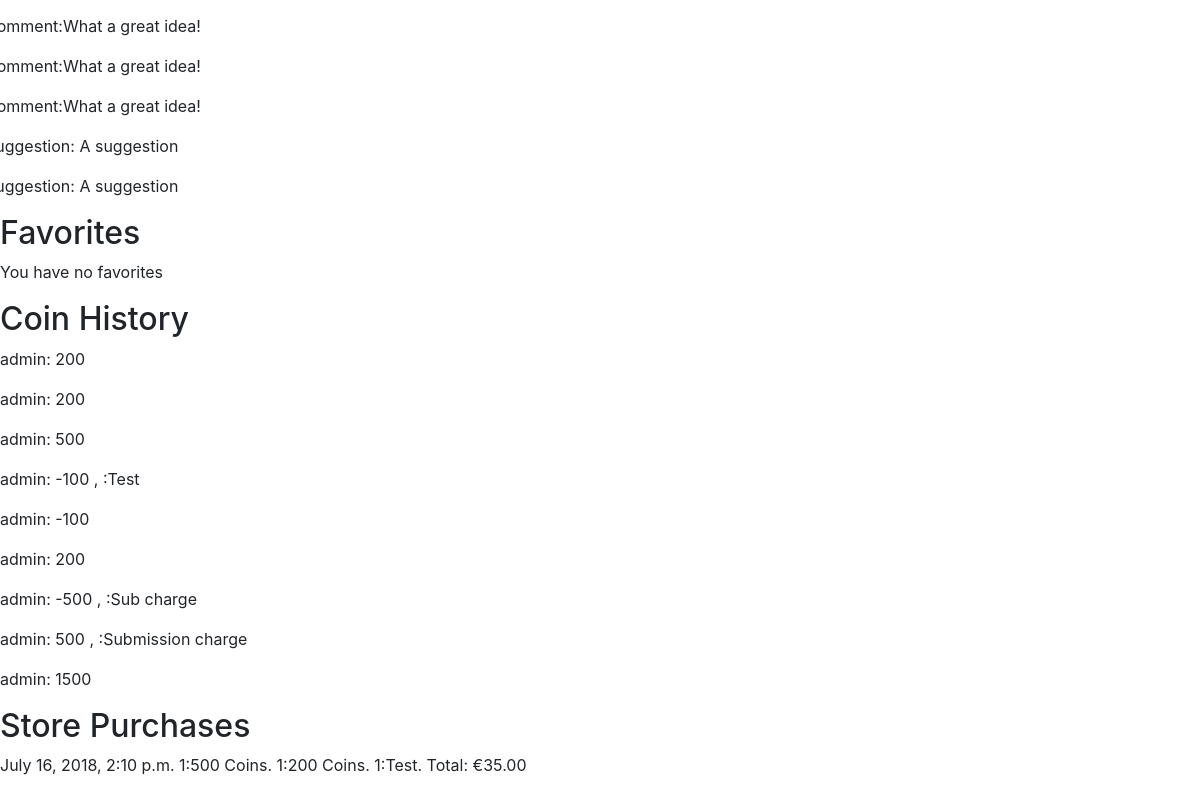
The page /user/1 (signed in, lower part) on the database as committed earlier.
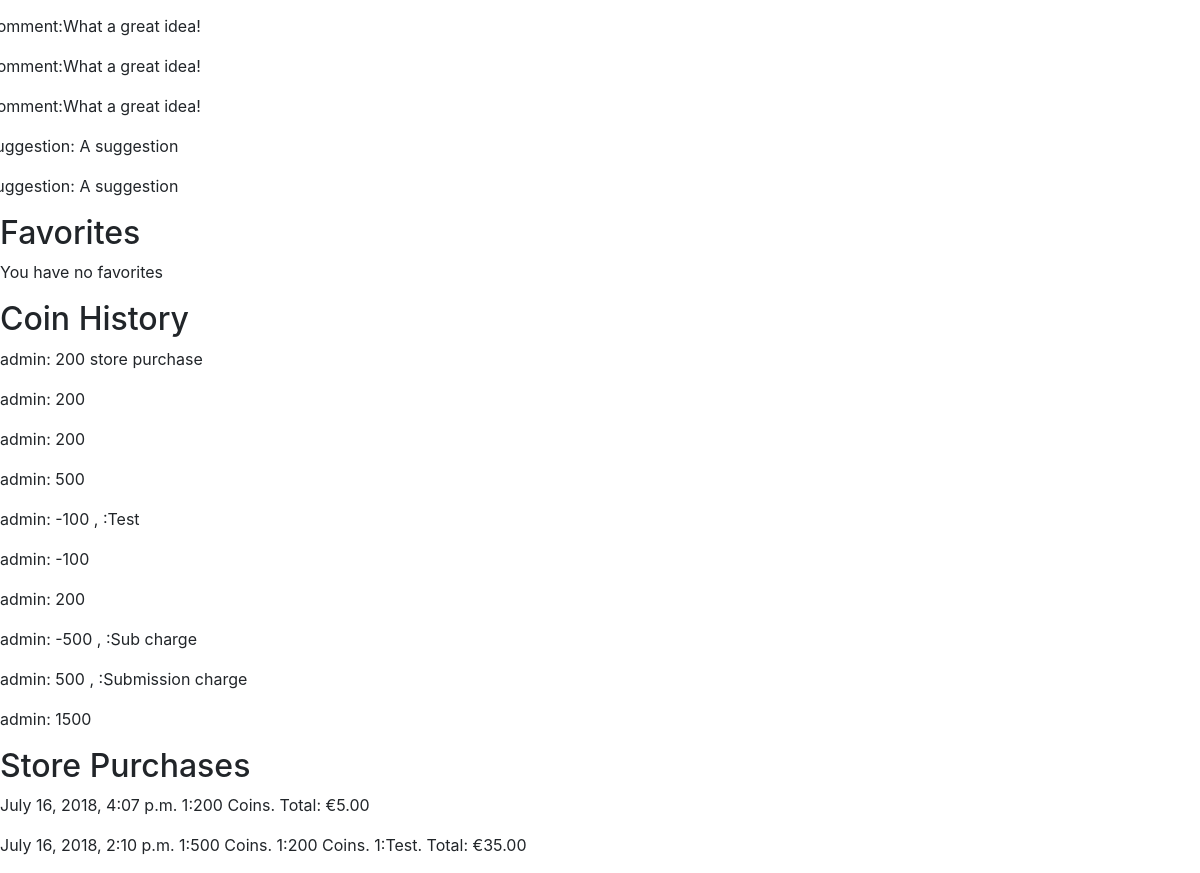
The same page on the database as committed later.
### usersuggestions/models.py (models this page shows, shortened)
class Upvote(models.Model):
    user = models.ForeignKey(User, null=False, on_delete=models.PROTECT)
    suggestion = models.ForeignKey(Suggestion, null=True, on_delete=models.CASCADE)
    comment = models.ForeignKey(Comment, null=True, on_delete=models.CASCADE)
    date_time = models.DateTimeField(auto_now_add=True)

class Comment(models.Model):
    user = models.ForeignKey(User, null=False, on_delete=models.PROTECT)
    suggestion = models.ForeignKey(Suggestion, null=False, on_delete=models.CASCADE)
    admin_page_comment= models.BooleanField(blank=False, default=False)
    comment = RichTextUploadingField()
    date_time = models.DateTimeField(auto_now_add=True)

class Suggestion(models.Model):
    suggestion_choices = ((True, 'Feature'), (False, 'Bug Fix'))
    is_feature = models.BooleanField(blank=False, default=False, choices=suggestion_choices)
    user = models.ForeignKey(User, null=False, on_delete=models.PROTECT)
    title = models.CharField(max_length=200, blank=False)
    details = RichTextUploadingField()
    date_time = models.DateTimeField(auto_now_add=True)
    delay_submission = models.BooleanField(null=False, blank=True, default=False)

### market/models.py (models this page shows, shortened)
class UserCoinHistory(models.Model):
    transaction_choices = ((1,'submission'),(2,'upvote'), (3, 'referral'),
    (4, 'store purchase'), (5, 'initial signup'), (6, 'received referral'),
    (7, 'suggestion upvoted'), (8, 'suggestion successful'), (9, 'feature suggestion promoted'))
    user = models.ForeignKey(User, null=False, on_delete=models.PROTECT)
    coins_change = models.IntegerField(null=False)
    date_time = models.DateTimeField(auto_now_add=True)
    suggestion = models.ForeignKey(Suggestion, null=True, blank=True, on_delete=models.CASCADE)
    transaction =   models.PositiveSmallIntegerField(choices=transaction_choices, blank=True, null=True)
    def __str__(self):
        return "{0}: {1}".format(self.user, self.coins_change)

class Order(models.Model):
    user = models.ForeignKey(User, null=False, on_delete=models.PROTECT)
    date_time = models.DateTimeField(auto_now_add=True)
    delivery_address = models.ForeignKey(Delivery, null=True, on_delete=models.PROTECT)

class OrderItem(models.Model):
    order = models.ForeignKey(Order, null=False, on_delete=models.CASCADE)
    item = models.ForeignKey(StoreItem, null=False, on_delete=models.PROTECT)
    quantity = models.PositiveIntegerField(null=False)
    total_purchase_price = models.DecimalField(max_digits=8, decimal_places=2)

class StoreItem(models.Model):
    name = models.CharField(max_length=200, default="")
    description= models.TextField()
    price = models.DecimalField(max_digits=8, decimal_places=2)
    image = models.ImageField(upload_to='images')
    delivery_required = models.BooleanField(blank=False)
    is_coins = models.BooleanField(blank=False, default=False)
    coins_amount = models.PositiveIntegerField(blank=True, null=True)
    def __str__(self):
        return self.name

### accounts/models.py (models this page shows)
class User(AbstractUser):
    USERNAME_FIELD = "email"
    email = models.EmailField(('email address'), blank=False, unique=True)
    REQUIRED_FIELDS = []
    def __str__(self):
        return self.username

### usersuggestions/views.py (the view)
# urls.py: url(r'^user/(?P<user_id>\d+)$', render_userpage, name='userpage'),
@login_required()
def render_userpage(request, user_id):
    user = get_object_or_404(User, id=user_id)
    if request.user == user:
        values = get_userpage_values(user)
        return render(request, "userpage.html", {"user": user, "favorites": values["favorites"],
            "votes": values["votes"], "purchases": values["purchases"],
            "coin_history": values["coin_history"], "suggestions" : values["suggestions"]
        })
    else:
        return redirect("home")

### market/cart.py (called while the page is built)
    def __len__(self):
        return sum(item['quantity'] for item in self.cart.values())

### market/contexts.py (called while the page is built)
def cart(request):
    return {'cart': Cart(request)}

### usersuggestions/helpers.py (called while the page is built)
def get_userpage_values(user):
    favorites = UserFavorites.objects.filter(user=user)
    votes =  Upvote.objects.filter(user=user).order_by("-date_time")
    purchases = Order.objects.filter(user=user).order_by("-date_time")
    coin_history = UserCoinHistory.objects.filter(user=user).order_by("-date_time")
    suggestions = Suggestion.objects.filter(user=user).order_by("-date_time")
    for purchase in purchases:
        purchase.items = OrderItem.objects.filter(order=purchase)
        purchase.total_cost = 0
        for item in purchase.items:
            purchase.total_cost += item.total_purchase_price
    values_dictionary = {"favorites": favorites, "purchases": purchases,
        "coin_history": coin_history, "votes": votes, "suggestions": suggestions
    }
    return values_dictionary

### usersuggestions/templates/userpage.html (shortened to what this page needs)
{% extends 'base.html' %}
{% block content %}
{% if votes|length == 0 %}
<p>You have not cast any votes</p>
{% else %}
{% for vote in votes %}
<div class="row">
{% if vote.suggestion %}
<p>Suggestion: {{ vote.suggestion.title }}</p>
{% else %}
<p>Comment: {{  vote.comment.comment|safe }}</p>
{% endif %}
</div>
{% endfor %}
{% endif %}
<h2>Favorites</h2>
{% if favorites|length == 0 %}
<p>You have no favorites</p>
{% else %}
{% for favorite in favorites %}
{{ favorite.suggestion.title }}
{% endfor %}
{% endif %}
<h2>Coin History</h2>
{% if coin_history|length == 0 %}
<p>You have no coin transaction</p>
{% else %}
{% for entry in coin_history %}
<p>{{ entry }}
{% if entry.transaction %}
{{ entry.get_transaction_display }}
{% endif %}
{% if entry.suggestion %}
,
:{{ entry.suggestion.title }}
{% endif %}
</p>
{% endfor %}
{% endif %}
<h2>Store Purchases</h2>
{% if purchases|length == 0 %}
<p>You have made no purchases at our store</p>
{% else %}
{% for purchase in purchases %}
<p>{{ purchase.date_time }}
{% for item in purchase.items %}
{{ item.quantity }}:{{ item.item }}.
{% endfor %}
Total: €{{ purchase.total_cost }}
</p>
{% endfor %}
{% endif %}
{% endblock %}

Rows that differ between the two databases and show on the page:
added UserCoinHistory: user+coins_change "admin: 200", transaction "store purchase"
added Order: date_time "July 16, 2018, 4:07 p.m.", total_cost "5.00"
added OrderItem: quantity "1", item "200 Coins", shown under "July 16, 2018, 4:07 p.m."
